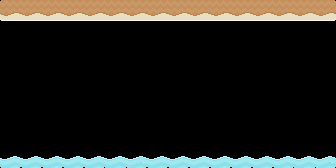

A 2D game scene composited from a Tiled map and its tileset images. What follows is a short description and the map's XML, with every tile layer's data as written:
An orthogonal 16x8 tile map with 21x21 px tiles, 1 tile layer (Tile Layer 1) and 12 objects.

<map version="1.2" tiledversion="1.2.0" orientation="orthogonal" renderorder="left-down" width="16" height="8" tilewidth="21" tileheight="21" infinite="0" nextlayerid="5" nextobjectid="24">
 <properties>
  <property name="difficulty" value="1" />
 </properties>
 <tileset firstgid="1" source="ts.tsx" />
 <layer id="1" name="Tile Layer 1" width="16" height="8">
  <data encoding="csv">
3221225477,3221225476,3221225476,3221225476,3221225476,3221225476,3221225476,3221225476,3221225476,3221225476,3221225476,3221225476,3221225476,3221225476,3221225476,3221225475,
0,0,0,0,0,0,0,0,0,0,0,0,0,0,0,0,
0,0,0,0,0,0,0,0,0,0,0,0,0,0,0,0,
0,0,0,0,0,0,0,0,0,0,0,0,0,0,0,0,
0,0,0,0,0,0,0,0,0,0,0,0,0,0,0,0,
0,0,0,0,0,0,0,0,0,0,0,0,0,0,0,0,
0,0,0,0,0,0,0,0,0,0,0,0,0,0,0,0,
548,548,548,548,548,549,550,548,548,548,548,548,548,548,549,550
</data>
 </layer>
 <objectgroup id="2" name="Object Layer 1">
  <object id="1" x="68.25" y="89.25" width="10" height="10">
   <properties>
    <property name="class" value="pickup" />
    <property name="uri" value="@pickup10" />
    <property name="value" value="10" />
   </properties>
   <ellipse />
  </object>
  <object id="2" x="47.25" y="89.25" width="10" height="10">
   <properties>
    <property name="class" value="pickup" />
    <property name="uri" value="@pickup10" />
    <property name="value" value="10" />
   </properties>
   <ellipse />
  </object>
  <object id="3" x="26.25" y="89.25" width="10" height="10">
   <properties>
    <property name="class" value="pickup" />
    <property name="uri" value="@pickup10" />
    <property name="value" value="10" />
   </properties>
   <ellipse />
  </object>
  <object id="4" x="183.75" y="89.25" width="10" height="10">
   <properties>
    <property name="class" value="pickup" />
    <property name="uri" value="@pickup10" />
    <property name="value" value="10" />
   </properties>
   <ellipse />
  </object>
  <object id="5" x="162.75" y="89.25" width="10" height="10">
   <properties>
    <property name="class" value="pickup" />
    <property name="uri" value="@pickup10" />
    <property name="value" value="10" />
   </properties>
   <ellipse />
  </object>
  <object id="6" x="141.75" y="89.25" width="10" height="10">
   <properties>
    <property name="class" value="pickup" />
    <property name="uri" value="@pickup10" />
    <property name="value" value="10" />
   </properties>
   <ellipse />
  </object>
  <object id="7" x="299.25" y="89.25" width="10" height="10">
   <properties>
    <property name="class" value="pickup" />
    <property name="uri" value="@pickup10" />
    <property name="value" value="10" />
   </properties>
   <ellipse />
  </object>
  <object id="8" x="278.25" y="89.25" width="10" height="10">
   <properties>
    <property name="class" value="pickup" />
    <property name="uri" value="@pickup10" />
    <property name="value" value="10" />
   </properties>
   <ellipse />
  </object>
  <object id="9" x="257.25" y="89.25" width="10" height="10">
   <properties>
    <property name="class" value="pickup" />
    <property name="uri" value="@pickup10" />
    <property name="value" value="10" />
   </properties>
   <ellipse />
  </object>
  <object id="10" x="0" y="0" width="336" height="21">
   <properties>
    <property name="class" value="environment" />
   </properties>
  </object>
  <object id="11" x="0" y="157.5" width="336" height="10.5">
   <properties>
    <property name="class" value="environment" />
   </properties>
  </object>
  <object id="23" x="31.5" y="52.5">
   <properties>
    <property name="class" value="spawn" />
   </properties>
   <point />
  </object>
 </objectgroup>
</map>